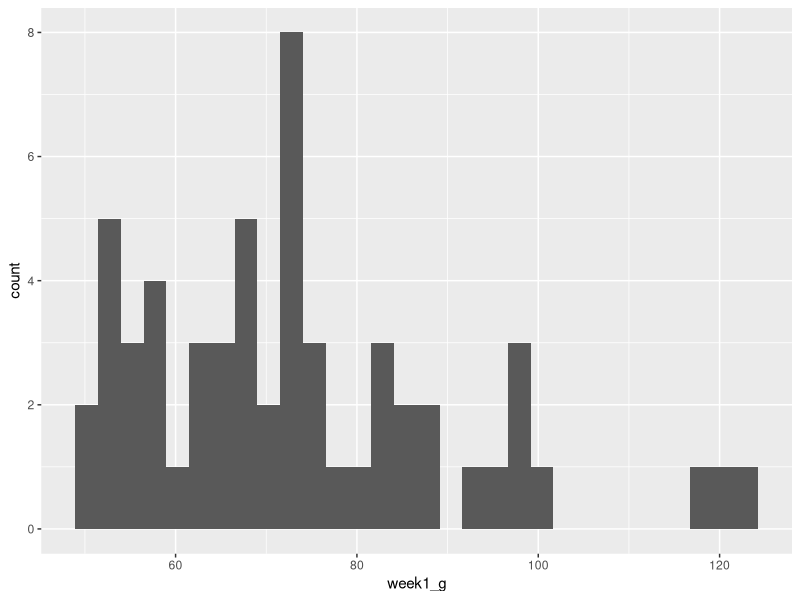
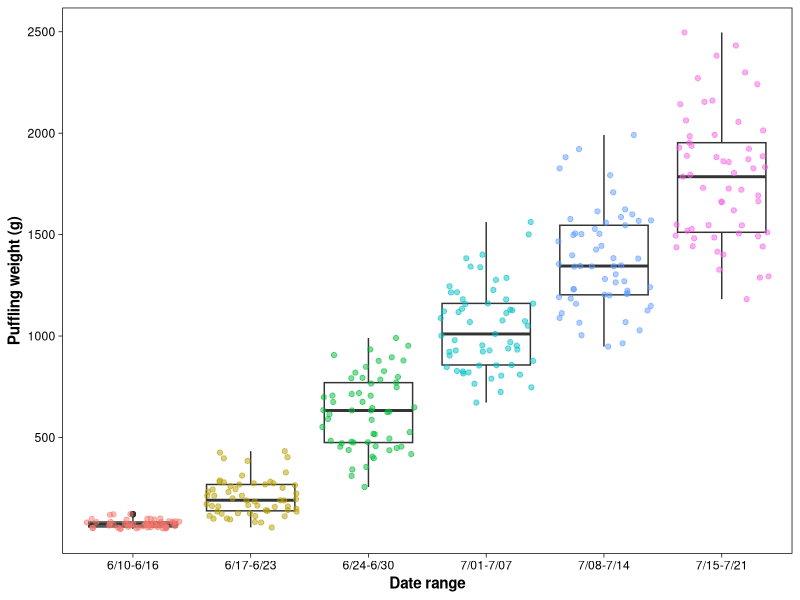
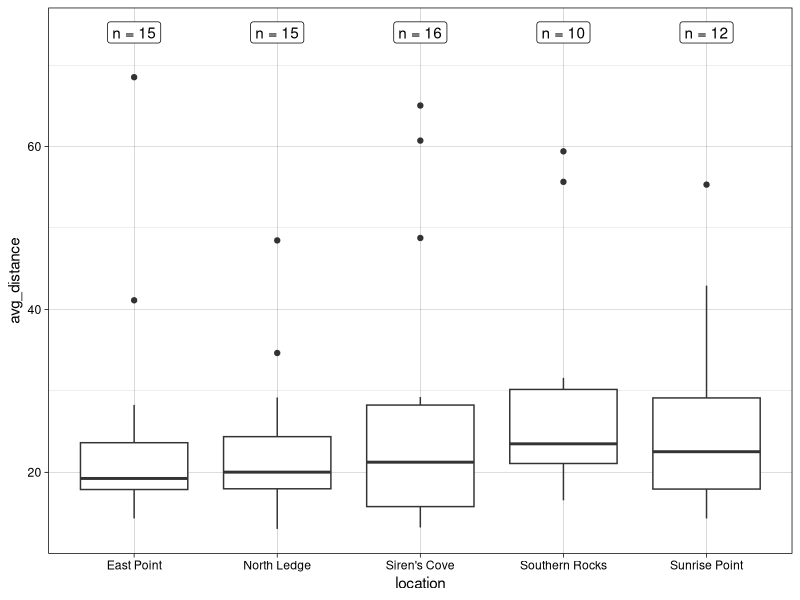
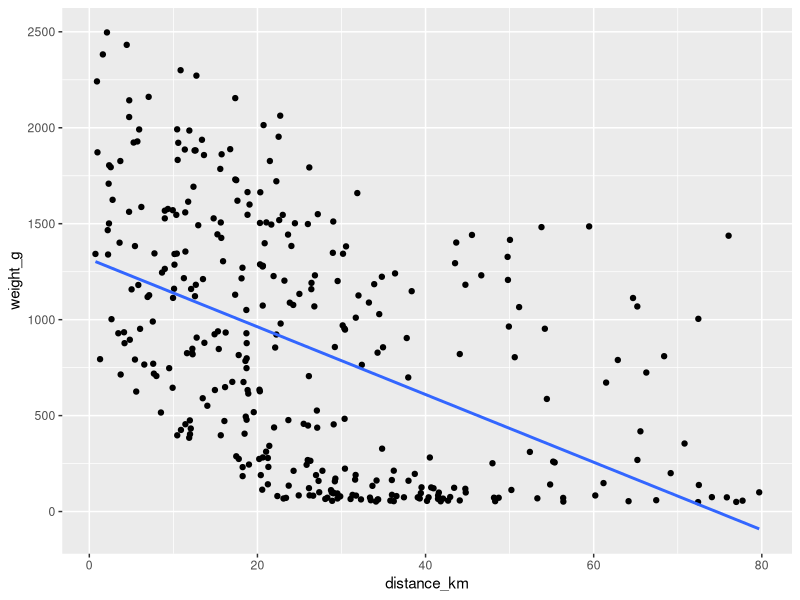
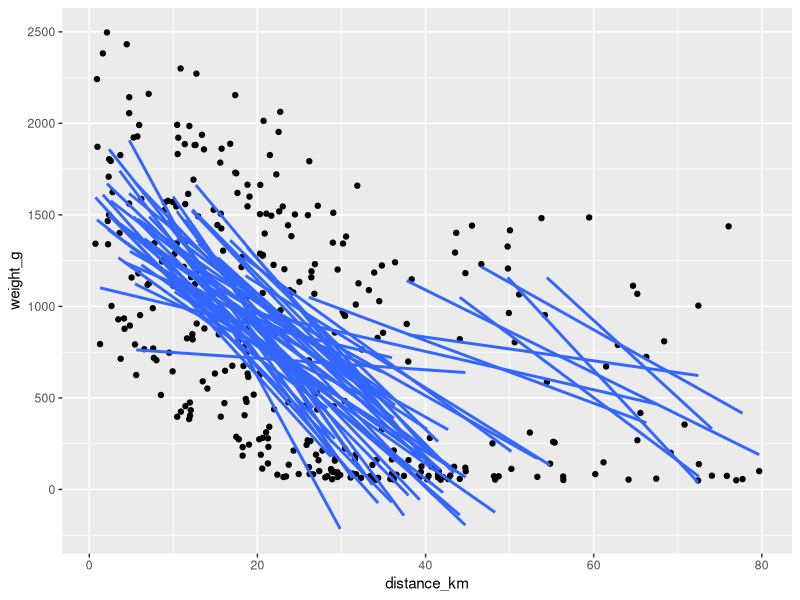
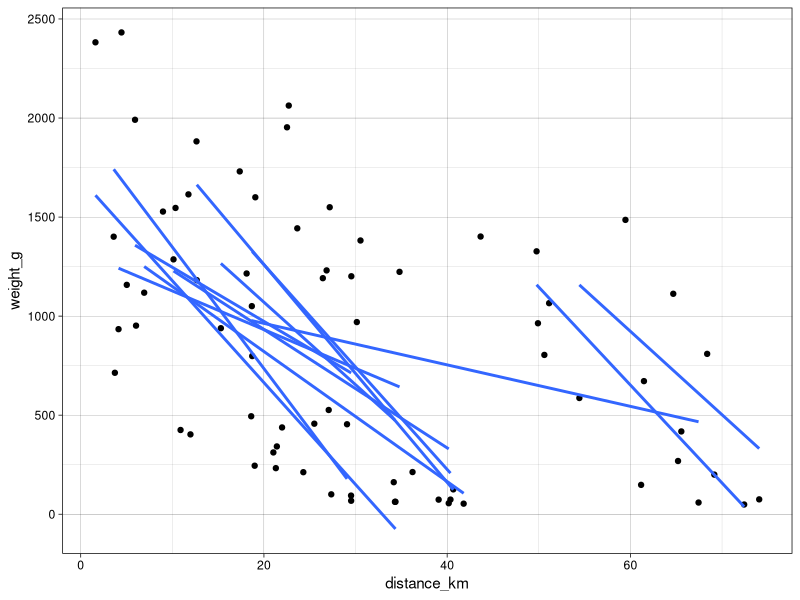
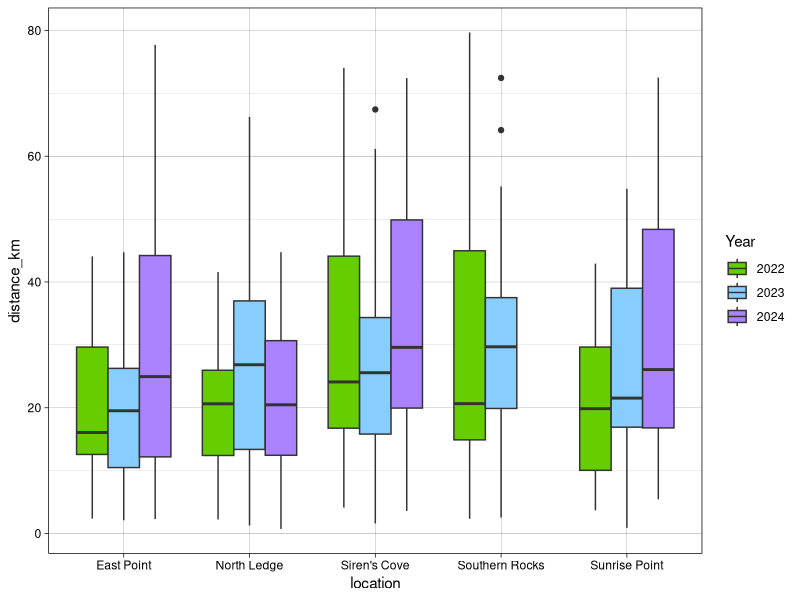
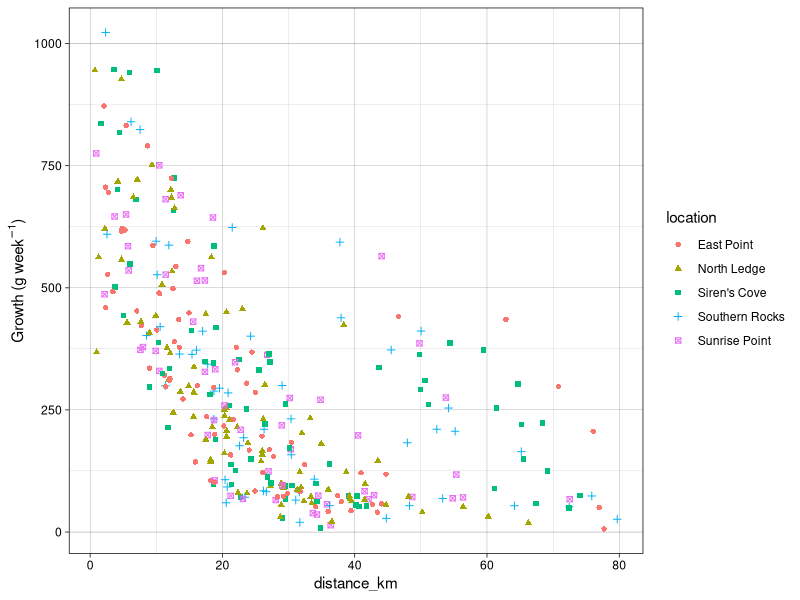

R code for these plots, in order:
## ---- chunk 1
# install.packages("tidyverse")

library(tidyverse) # this includes ggplot2, dplyr, tidyr, stringr, and more!
library(glue)
## ---- chunk 2
setwd("~/Desktop/Repos/2024-afo.sco.wos-tidyverse-workshop")

pufflings <- read_csv("data/puffling_weights.csv")
puffins <- read_csv("data/Fratercula_foraging.csv")
dates <- read_csv("data/Fratercula_sampling_dates.csv")
## ---- chunk 3
# a very basic visual
ggplot() +
  geom_histogram(data = pufflings, aes(x = week1_g))

pufflings <- pufflings %>%
  
  # "tidy" data by splitting each data point into its own row
  pivot_longer(cols = starts_with("week"),
               names_to = "week",
               values_to = "weight_g") %>%
  
  # intro to regular expressions: extract just the number out of each "weekX" label
  mutate(week = str_extract(week, "[0-9]"))

weeks <- dates %>%
  
  # "tidy" date data to prepare for further transformation
  pivot_longer(cols = everything(),
               names_to = "week",
               names_prefix = "week",   # this removes the specified prefix from each column name
               values_to = "date") %>%
  
  # output the first and last day in each week bracket
  group_by(week) %>%
  summarise(start = min(date),
            end = max(date)) %>%
  
  # create a new column from the above data
  mutate(label = glue("{start}-{end}")) # this is equivalent to `mutate(label = paste0(start, "-", end))`

# remove the leading zeros from the dates for ease of human-readability
weeks$label <- str_remove_all(weeks$label, "^0|(?<=-)0")

# create a more well-developed plot
ggplot(pufflings, aes(x = week, y = weight_g)) +
  # add a boxplot layer
  geom_boxplot() +
  
  # using the same data, layer points on top of boxplots & set the color variable to `week`
  # (this is more an aesthetic choice rather than particularly meaningful)
  geom_jitter(aes(col = week), alpha = 0.5) +
  
  # change the x-axis labels to those developed above
  scale_x_discrete(labels = weeks$label) +
  
  # change the y-axis scale
  scale_y_continuous(breaks = seq(500, 2500, by = 500)) +
  
  # change the axis labels
  labs(x = "Date range", y = "Puffling weight (g)") +
  
  # rotate the plot
  #coord_flip() +
  
  # change the theme
  theme_linedraw() +
  #theme_classic() +
  
  # customize particular aspects of the theme: remove the background grid and the (redundant) legend
  theme(panel.grid = element_blank(),
        axis.title = element_text(face = "bold"),
        legend.position = "none")

ggsave("figures/puffling_growth.png", width = 6, height = 8, units = "in", dpi = 600)
## ---- chunk 4
# average each adult's foraging distances across all six weeks
puffin_avgs <- puffins %>%
  rowwise() %>%
  summarise(nest = nest,
            location = location,
            avg_distance = mean(c_across(starts_with("week"))))

sample_sizes <- puffin_avgs %>%
  group_by(location) %>%
  summarise(number = n())

ggplot(puffin_avgs, aes(x = location, y = avg_distance)) +
  geom_boxplot() +
  # geom_text(data = sample_sizes, aes(label = paste("n =", number),
  #                                    x = location,
  #                                    y = round(max(puffin_avgs$avg_distance, na.rm = TRUE)) + 5)) +
  geom_label(data = sample_sizes, aes(label = paste("n =", number),
                                     x = location,
                                     y = round(max(puffin_avgs$avg_distance, na.rm = TRUE)) + 5)) +
  theme_linedraw()
## ---- chunk 5
# tidy adult puffin data
puffins <- pivot_longer(puffins,
                        cols = starts_with("week"),
                        names_to = "week",
                        values_to = "distance_km") %>%
  
  # extract digits from character strings
  mutate(week = str_extract(week, "[0-9]"))

# merge adult and puffling data frames by common variables
puffins_combined1 <- left_join(puffins, pufflings, join_by(nest == chick, location, week))

puffins_combined2 <- left_join(pufflings, puffins, join_by(chick == nest, location, week))

puffins_combined <- right_join(puffins, pufflings, join_by(nest == chick, location, week))

# visualize newly merged data
ggplot(puffins_combined, aes(x = distance_km, y = weight_g)) +
  geom_point() +
  
  # add a linear regression line
  geom_smooth(method = "lm", se = FALSE)

# plot the same thing but creating separate trend lines for each nest
ggplot(puffins_combined, aes(x = distance_km, y = weight_g, group = nest)) +
  geom_point() +
  geom_smooth(method = "lm", se = FALSE)

puffins_combined %>%
  filter(location == "Siren's Cove") %>%
  ggplot(aes(x = distance_km, y = weight_g, group = nest)) +
  geom_point() +
  geom_smooth(method = "lm", se = FALSE) +
  theme_linedraw()
## ---- chunk 6
puffins_combined <- puffins_combined %>%
  mutate(year = case_when(str_detect(nest, "A[A-Z]") ~ 2023,
                          str_detect(nest, "B[A-Z]") ~ 2024,
                          .default = 2022))

# plot annual variation in foraging distances
puffins_combined %>%
  
  # add in missing combination(s) of location & year for consistent boxplot spacing!
  complete(location, year) %>%
  
  # ^note that this above is piped directly into ggplot
  ggplot(aes(x = location, y = distance_km, fill = as.factor(year))) +
  geom_boxplot(position = position_dodge(preserve = "single")) +
  scale_fill_manual(values = c("chartreuse3", "skyblue1", "mediumpurple1"),
                    name = "Year") +
  theme_linedraw()

# calculate the pufflings' weight change from week to week
puffins_combined <- puffins_combined %>%
  group_by(nest) %>%
  mutate(growth = weight_g - lag(weight_g)) %>%
  
  # fill NAs (first week at each nest) with first-week weight gain
  mutate(growth = replace_na(growth, weight_g[week == 1]))

# plot growth against distance; go over the difference b/w `aes(col = )` and `col = `
ggplot() +
  #geom_point(data = puffins_combined, aes(distance_km, growth), col = "orangered") +
  geom_point(data = puffins_combined, aes(distance_km, growth, col = location,
                                          shape = location)) +
  labs(y = "Growth (g/week)") +
  labs(y = expression("Growth (g week"^-1*")")) +
  theme_linedraw()

# prepare to plot data by time
dates <- dates %>%
  # add years
  mutate(across(starts_with("week"),
                ~ case_when(str_detect(nest, "^[A-Z]$") ~ paste0(.x, "/2022"),
                            str_detect(nest, "^A[A-Z]") ~ paste0(.x, "/2023"),
                            str_detect(nest, "^B[A-Z]") ~ paste0(.x, "/2024")))) %>%
  mutate(across(starts_with("week"), ~ as.Date(.x, format = "%m/%d/%Y"))) %>%
  pivot_longer(cols = starts_with("week"),
               names_to = "week",
               names_prefix = "week",
               values_to = "date") %>%
  separate_wider_delim(date, delim = "-", names = c("year", "month", "day"),
                       cols_remove = FALSE) %>%
  mutate(year = as.numeric(year))

puffins_combined <- puffins_combined %>%
  left_join(dates) %>%  # without join_by(), all variables in common are used
  
  # creating fake date column for use in plotting
  mutate(cal_date = as.Date(paste0(month, "/", day), format = "%m/%d"))

write_csv(puffins_combined, "data/allPuffinData.csv")

ggplot() +
  geom_line(data = puffins_combined, aes(x = cal_date, y = weight_g, group = nest,
                                         col = as.factor(year))) +
  facet_wrap( ~ factor(location,
                       levels = unique(puffins_combined$location))) +
  theme_linedraw()
